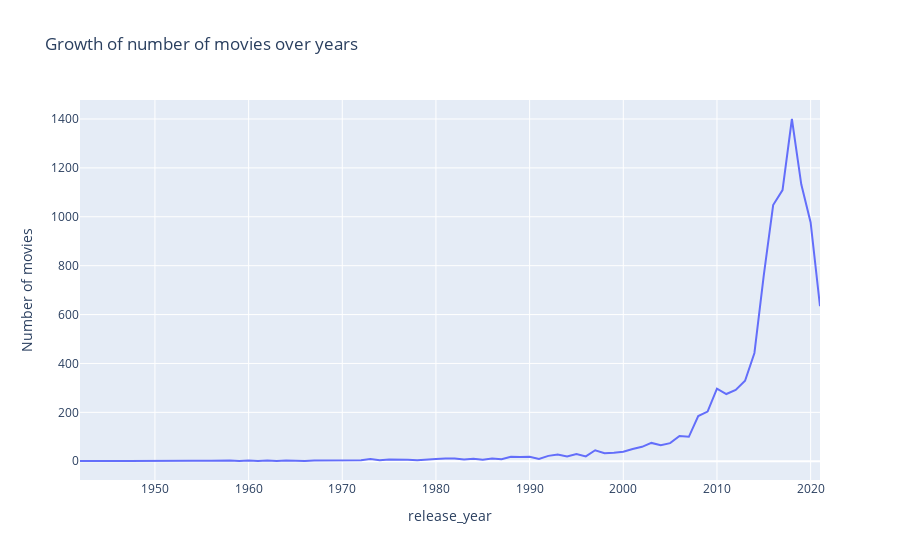

The code cell stored with this chart in its notebook:
### Markdown cell above
### Que 10: Create a visual timeline that illustrates the growth of Netflix content over the years. This timeline should allow users to hover over each year to view the number of titles added in that year.

### Code cell
filtered_df = merged_imdb_netflix_df.dropna(subset=["release_year", "title"])

movies_release_years = filtered_df.groupby('release_year',as_index=False).count().sort_values('release_year').query("release_year!=0")
px.line(movies_release_years,x='release_year',y='title',labels={'title':'Number of movies'},title='Growth of number of movies over years')

### Figure 1 — Plotly figure (JSON) as saved in the notebook; plotly's stock layout.template omitted (floating-point values rounded to 4 significant figures)
{"data": [{"hovertemplate": "release_year=%{x}<br>Number of movies=%{y}<extra></extra>", "legendgroup": "", "line": {"color": "#636efa", "dash": "solid"}, "marker": {"symbol": "circle"}, "mode": "lines", "name": "", "orientation": "v", "showlegend": false, "type": "scatter", "x": [1942, 1944, 1945, 1947, 1954, 1955, 1956, 1958, 1959, 1960, 1961, 1962, 1963, 1964, 1965, 1966, 1967, 1968, 1969, 1970, 1971, 1972, 1973, 1974, 1975, 1976, 1977, 1978, 1979, 1980, 1981, 1982, 1983, 1984, 1985, 1986, 1987, 1988, 1989, 1990, 1991, 1992, 1993, 1994, 1995, 1996, 1997, 1998, 1999, 2000, 2001, 2002, 2003, 2004, 2005, 2006, 2007, 2008, 2009, 2010, 2011, 2012, 2013, 2014, 2015, 2016, 2017, 2018, 2019, 2020, 2021], "xaxis": "x", "y": [1, 2, 2, 1, 2, 3, 2, 3, 1, 3, 1, 3, 1, 3, 2, 1, 3, 3, 2, 2, 5, 4, 9, 4, 7, 8, 6, 4, 5, 9, 11, 11, 7, 10, 6, 11, 8, 18, 17, 18, 9, 22, 28, 20, 30, 20, 45, 33, 35, 39, 50, 59, 75, 66, 74, 103, 100, 185, 203, 297, 275, 292, 329, 443, 761, 1048, 1109, 1400, 1133, 977, 634], "yaxis": "y"}], "layout": {"legend": {"tracegroupgap": 0}, "title": {"text": "Growth of number of movies over years"}, "xaxis": {"anchor": "y", "domain": [0, 1], "title": {"text": "release_year"}}, "yaxis": {"anchor": "x", "domain": [0, 1], "title": {"text": "Number of movies"}}}}
